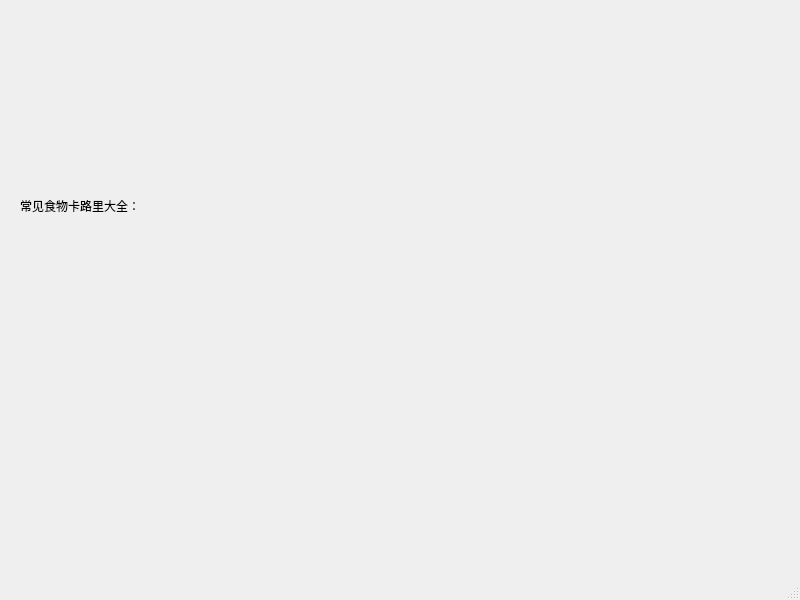
<?xml version="1.0" encoding="UTF-8"?>
<ui version="4.0">
 <class>MainWindow</class>
 <widget class="QMainWindow" name="MainWindow">
  <property name="geometry">
   <rect>
    <x>0</x>
    <y>0</y>
    <width>800</width>
    <height>600</height>
   </rect>
  </property>
  <property name="windowTitle">
   <string>卡路里摄入</string>
  </property>
  <widget class="QWidget" name="centralwidget">
   <widget class="QLabel" name="label">
    <property name="geometry">
     <rect>
      <x>20</x>
      <y>20</y>
      <width>461</width>
      <height>371</height>
     </rect>
    </property>
    <property name="text">
     <string>常见食物卡路里大全：</string>
    </property>
    <property name="wordWrap">
     <bool>false</bool>
    </property>
   </widget>
  </widget>
  <widget class="QMenuBar" name="menubar">
   <property name="geometry">
    <rect>
     <x>0</x>
     <y>0</y>
     <width>800</width>
     <height>22</height>
    </rect>
   </property>
  </widget>
  <widget class="QStatusBar" name="statusbar"/>
 </widget>
 <resources/>
 <connections/>
</ui>
